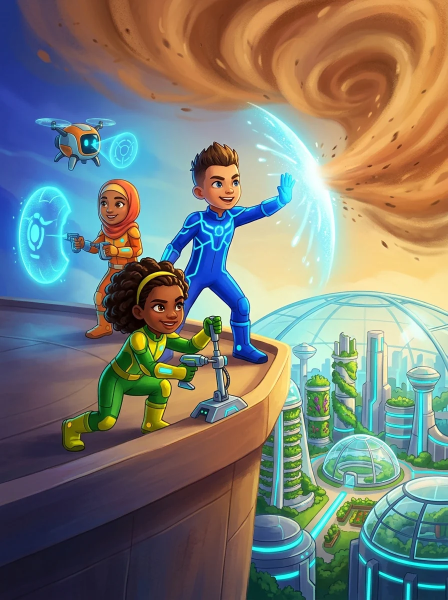
#> input picture app_main/assets/images/books/book-qisas-j1.webp, 896 x 1200 px (shown at 1/2 size)
$ python -i finalize_v2_3d_audio.py   (imports and definitions only)   (Python 2 division)
#> lines starting #> are read from the running program, lines starting #| are printed output that depends on the picture
"""Validate and concatenate Luna E01 v2 while preserving FLUX audio packets.

The ten inputs are complete FLUX text-to-video clips. This script never creates,
replaces, mixes, normalizes, or re-encodes their audio. It uses FFmpeg's concat
demuxer with ``-c copy`` and verifies that the concatenated-input and final-master
audio packet hashes are identical.
"""

from __future__ import annotations

import argparse
import hashlib
import json
import math
import os
import subprocess
from datetime import datetime, timezone
from pathlib import Path

import cv2
import imageio_ffmpeg
import numpy as np
from PIL import Image, ImageDraw

ROOT = Path(__file__).resolve().parents[3]
MANIFEST_PATH = ROOT / "tools/playveo/luna-e01/production-v2-3d-audio.manifest.json"
OUTPUT_ROOT = ROOT / "assets/episodes/luna-e01-picture-and-thing-v2-3d-audio"
STATE_PATH = OUTPUT_ROOT / "_production-state.json"
CLIP_DIR = OUTPUT_ROOT / "clips"
QC_DIR = OUTPUT_ROOT / "qc"
CONTACT_SHEET = QC_DIR / "clips-contact-sheet.jpg"
CLIP_QC_REPORT = QC_DIR / "clips-qc-report.json"
REPORT_PATH = QC_DIR / "final-qc-report.json"
CONCAT_LIST = QC_DIR / "concat-list.txt"
FINAL_MASTER = OUTPUT_ROOT / "luna-e01-picture-and-thing-v2-3d-audio-final.mp4"
TEMP_MASTER = OUTPUT_ROOT / "_finalizing.mp4"
# [1 line that did not run here, left out]

THUMB_W = 320
THUMB_H = 180
FRAMES_PER_SCENE = 3
LABEL_H = 30
GAP = 12
SHEET_COLUMNS = 5
BACKGROUND = (10, 15, 36)
AUDIO_SAMPLE_RATE = 16_000


def sha256_bytes(data: bytes) -> str:
    return hashlib.sha256(data).hexdigest()


# [132 lines left out: functions sha256_file, require_approved_clip_review, run, frame_at, decode_audio_pcm, audio_metrics, not called in this run]


def inspect_clip(scene: dict) -> tuple[dict, list[Image.Image]]:
    scene_id = scene["id"]
    path = CLIP_DIR / f"{scene_id}.mp4"
    if not path.exists():
        raise RuntimeError(f"Missing {path.relative_to(ROOT)}")

    data = path.read_bytes()
    capture = cv2.VideoCapture(str(path))
    if not capture.isOpened():
        raise RuntimeError(f"OpenCV could not open {path.relative_to(ROOT)}")
    fps = float(capture.get(cv2.CAP_PROP_FPS))
    frame_count = int(capture.get(cv2.CAP_PROP_FRAME_COUNT))
    width = int(capture.get(cv2.CAP_PROP_FRAME_WIDTH))
    height = int(capture.get(cv2.CAP_PROP_FRAME_HEIGHT))
    duration = frame_count / fps if fps > 0 else 0.0

    positions = (0.15, 0.50, 0.85)
    frames: list[Image.Image] = []
    analysis_frames: list[np.ndarray] = []
    for position in positions:
        image, analysis = frame_at(capture, min(frame_count - 1, int(frame_count * position)))
        frames.append(image)
        analysis_frames.append(analysis)
    capture.release()

    differences = [
        float(np.mean(cv2.absdiff(analysis_frames[index], analysis_frames[index + 1])))
        for index in range(len(analysis_frames) - 1)
    ]
    motion_score = float(np.mean(differences))
    average_luma = float(np.mean(analysis_frames))
    pcm = decode_audio_pcm(path)
    audio = audio_metrics(pcm)
    expected = float(scene["duration_seconds"])
    duration_error = duration - expected
    aspect_ratio = width / height if height else 0.0
    has_ftyp = b"ftyp" in data[:128]
    has_video_track = b"vide" in data
    has_audio_track = b"soun" in data
    structural_ok = (
        len(data) > 10_000
        and has_ftyp
        and has_video_track
        and has_audio_track
        and width > 0
        and height > 0
        and fps > 0
        and frame_count > 0
        and abs(aspect_ratio - (16 / 9)) <= 0.06
        and abs(duration_error) <= 1.0
    )
    motion_ok = motion_score >= 0.35
    audio_ok = (
        audio["decoded_duration_seconds"] >= expected - 1.5
        and audio["peak_dbfs"] > -45.0
        and audio["active_window_ratio"] >= 0.02
    )
    record = {
        "scene": scene_id,
        "file": path.relative_to(ROOT).as_posix(),
        "bytes": len(data),
        "sha256": sha256_bytes(data),
        "width": width,
        "height": height,
        "aspect_ratio": round(aspect_ratio, 5),
        "fps": round(fps, 4),
        "frame_count": frame_count,
        "expected_duration_seconds": expected,
        "measured_video_duration_seconds": round(duration, 4),
        "duration_error_seconds": round(duration_error, 4),
        "has_ftyp": has_ftyp,
        "has_video_track": has_video_track,
        "has_audio_track": has_audio_track,
        "motion_score": round(motion_score, 4),
        "average_luma": round(average_luma, 2),
        "audio": audio,
        "structural_ok": structural_ok,
        "motion_ok": motion_ok,
        "audio_signal_ok": audio_ok,
        "ok": structural_ok and motion_ok and audio_ok,
    }
    return record, frames


# [160 lines left out: functions create_contact_sheet, inspect_clips, verify_local_clips_against_state, write_clip_qc_report, print_clip_qc, not called in this run]


def concat_line(path: Path) -> str:
    normalized = path.resolve().as_posix().replace("'", "'\\''")
    return f"file '{normalized}'"


# [223 lines left out: functions write_concat_list, stream_hash, merge_stream_copy, inspect_master, parse_args, main, not called in this run]


# [2 lines not run here, left out]

>>> import cv2
>>> picture = cv2.imread('../../../app_main/assets/images/books/book-qisas-j1.webp', cv2.IMREAD_GRAYSCALE)
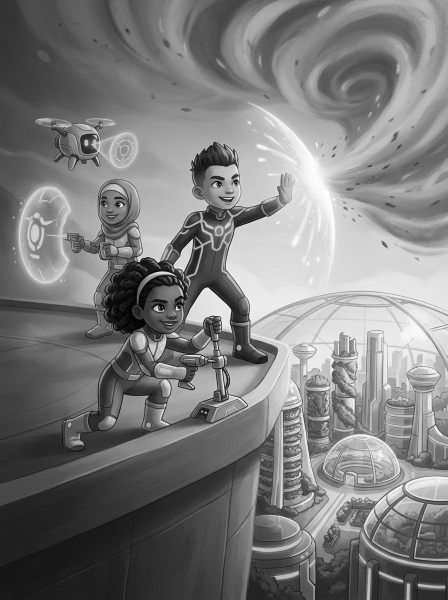
#> picture: shape (1200, 896) (shown at 1/2 size); min 0, max 255, mean 124.4
#> (the run stopped early here; a loop or call above may not have finished)

$ run again, on app_main/assets/images/books/book-qisas-j2.webp
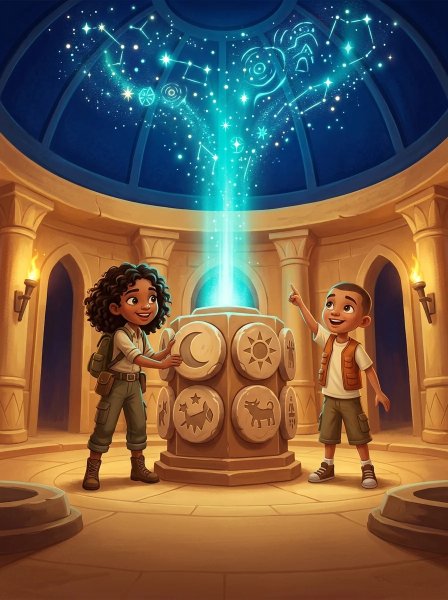
#> input picture app_main/assets/images/books/book-qisas-j2.webp, 896 x 1200 px (shown at 1/2 size)
#> `picture = cv2.imread('../../../app_main/assets/images/books/book-qisas..`:
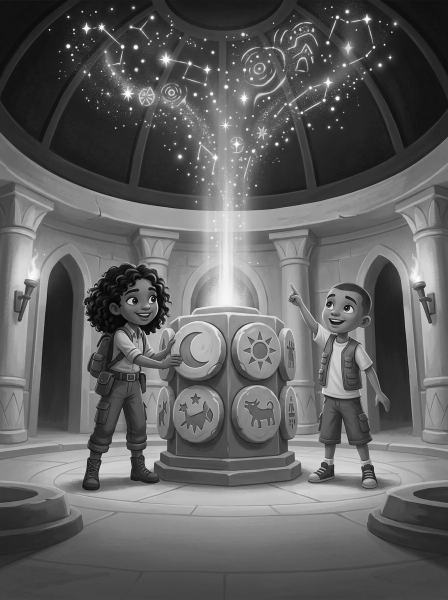
#> picture: shape (1200, 896) (shown at 1/2 size); min 1, max 255, mean 96.3

$ run again, on app_main/assets/images/books/book-qisas-j3.webp
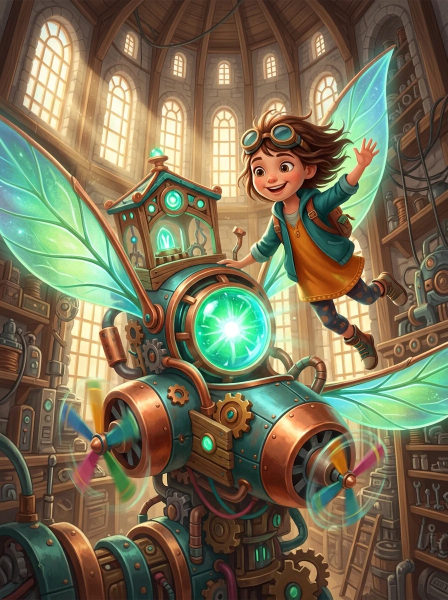
#> input picture app_main/assets/images/books/book-qisas-j3.webp, 896 x 1200 px (shown at 1/2 size)
#> `picture = cv2.imread('../../../app_main/assets/images/books/book-qisas..`:
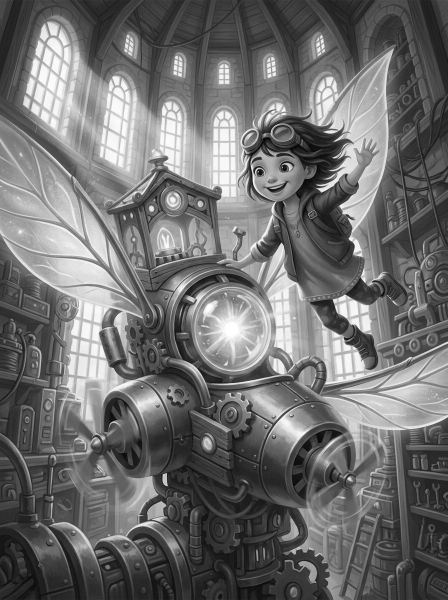
#> picture: shape (1200, 896) (shown at 1/2 size); min 2, max 255, mean 110.4

$ run again, on app_main/assets/images/books/book-qisas-j4.webp
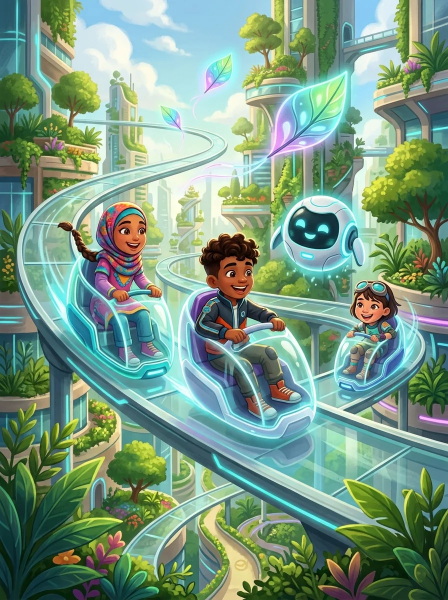
#> input picture app_main/assets/images/books/book-qisas-j4.webp, 896 x 1200 px (shown at 1/2 size)
#> `picture = cv2.imread('../../../app_main/assets/images/books/book-qisas..`:
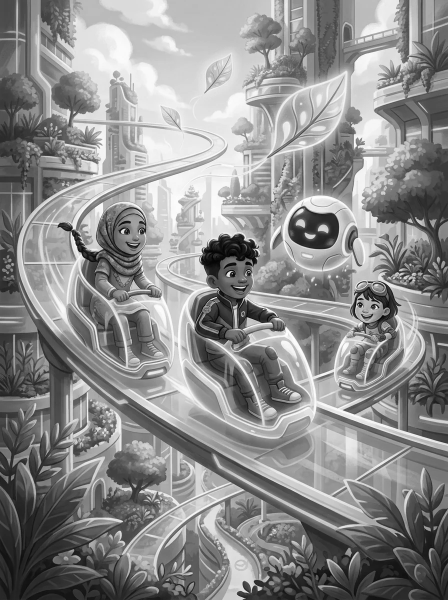
#> picture: shape (1200, 896) (shown at 1/2 size); min 1, max 255, mean 140.7
